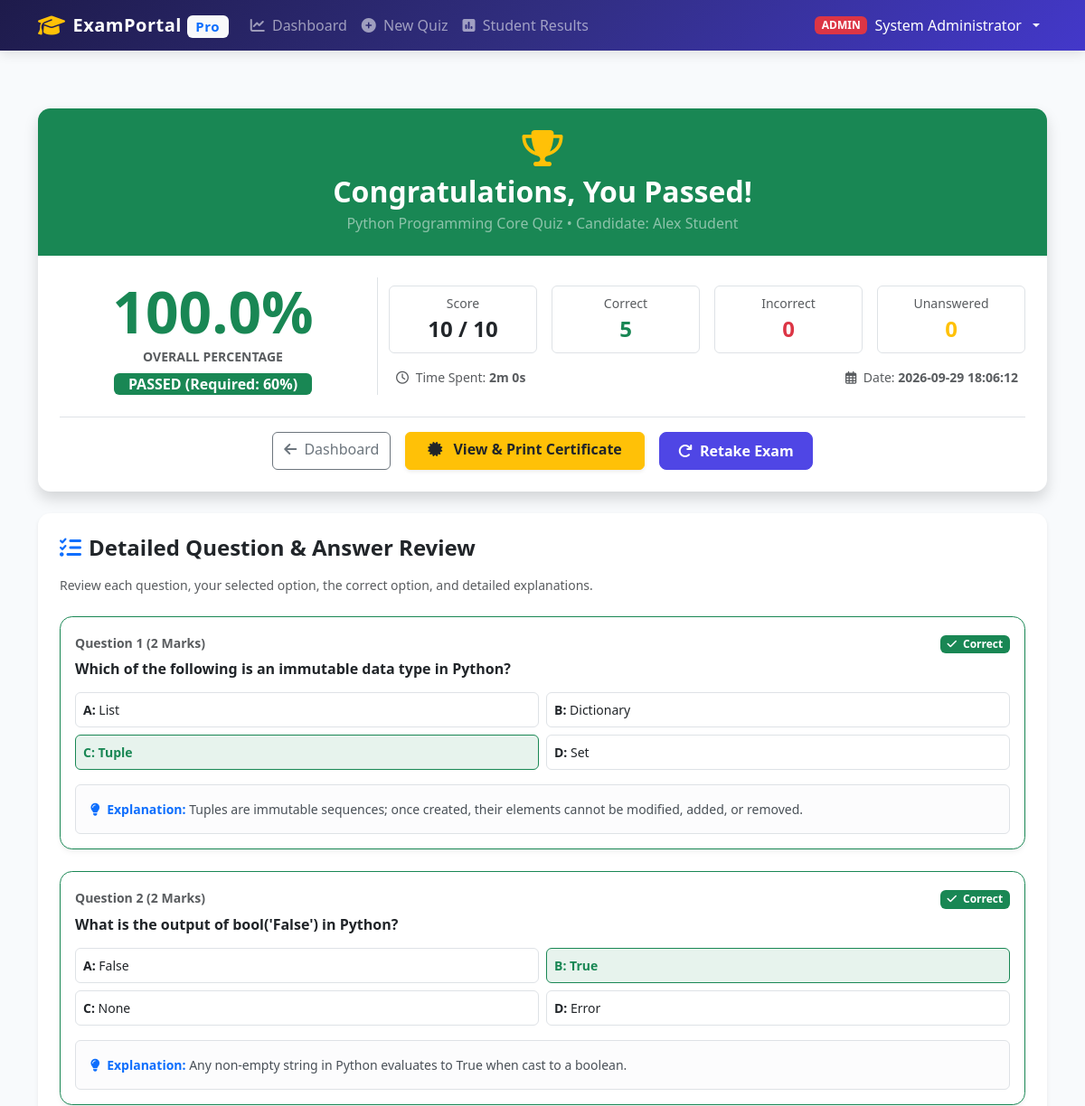
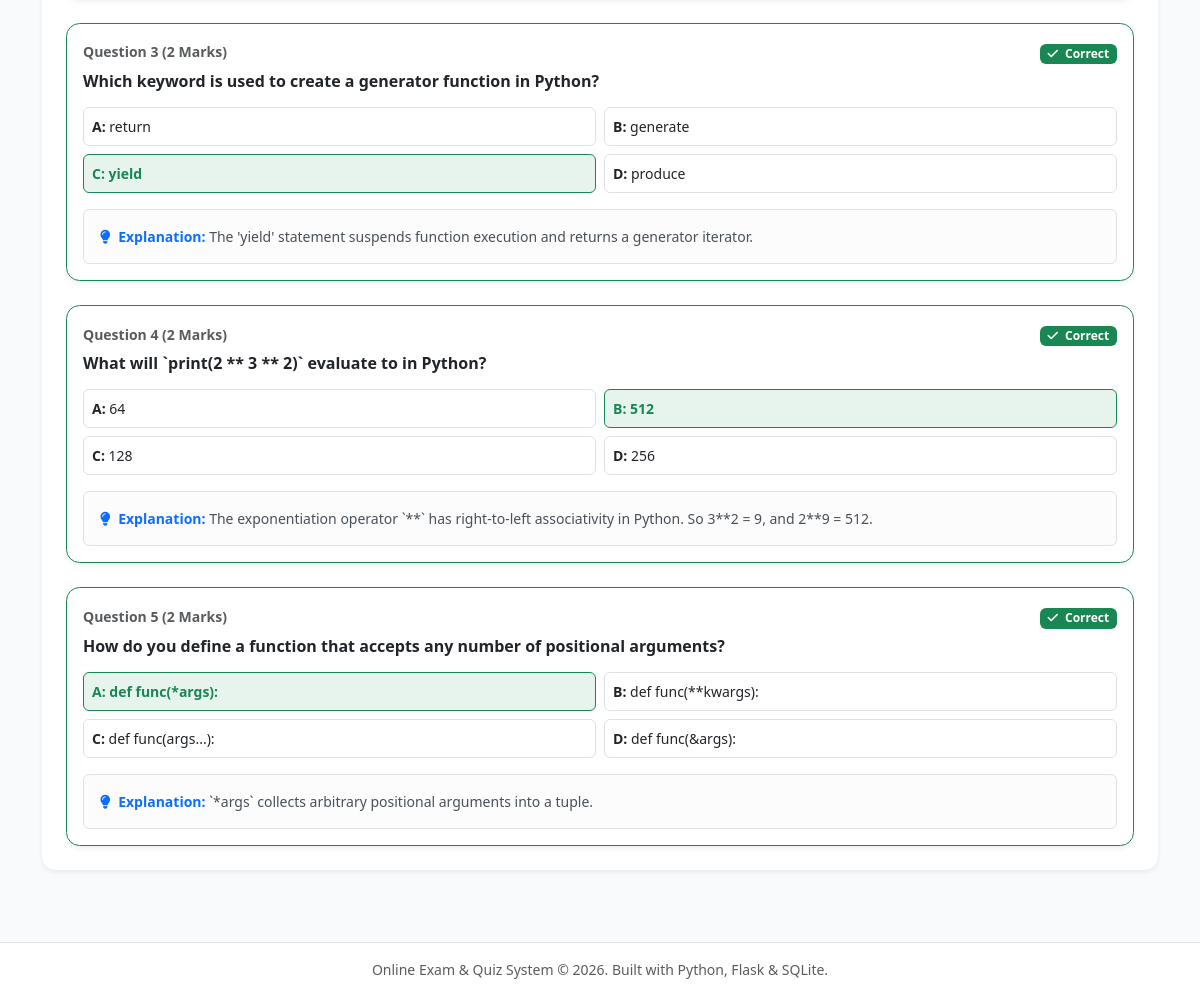
The page /exam/result/2 (signed in) on the database its author committed (2 pictures, top to bottom).
### tables this page shows
CREATE TABLE quizzes (
        id INTEGER PRIMARY KEY AUTOINCREMENT,
        title TEXT NOT NULL,
        description TEXT,
        category TEXT DEFAULT 'General',
        duration_minutes INTEGER NOT NULL DEFAULT 15,
        passing_percentage INTEGER NOT NULL DEFAULT 50,
        is_active INTEGER NOT NULL DEFAULT 1,
        created_by INTEGER,
        created_at TIMESTAMP DEFAULT CURRENT_TIMESTAMP,
        FOREIGN KEY (created_by) REFERENCES users(id) ON DELETE SET NULL
    );

CREATE TABLE users (
        id INTEGER PRIMARY KEY AUTOINCREMENT,
        username TEXT UNIQUE NOT NULL,
        email TEXT UNIQUE NOT NULL,
        password_hash TEXT NOT NULL,
        role TEXT NOT NULL DEFAULT 'student', -- 'admin' or 'student'
        full_name TEXT NOT NULL,
        created_at TIMESTAMP DEFAULT CURRENT_TIMESTAMP
    );

CREATE TABLE attempts (
        id INTEGER PRIMARY KEY AUTOINCREMENT,
        user_id INTEGER NOT NULL,
        quiz_id INTEGER NOT NULL,
        score INTEGER NOT NULL DEFAULT 0,
        total_marks INTEGER NOT NULL DEFAULT 0,
        percentage REAL NOT NULL DEFAULT 0.0,
        passed INTEGER NOT NULL DEFAULT 0, -- 1 for pass, 0 for fail
        time_spent_seconds INTEGER DEFAULT 0,
        answers_json TEXT, -- JSON record of user answers
        submitted_at TIMESTAMP DEFAULT CURRENT_TIMESTAMP,
        FOREIGN KEY (user_id) REFERENCES users(id) ON DELETE CASCADE,
        FOREIGN KEY (quiz_id) REFERENCES quizzes(id) ON DELETE CASCADE
    );

CREATE TABLE questions (
        id INTEGER PRIMARY KEY AUTOINCREMENT,
        quiz_id INTEGER NOT NULL,
        question_text TEXT NOT NULL,
        option_a TEXT NOT NULL,
        option_b TEXT NOT NULL,
        option_c TEXT NOT NULL,
        option_d TEXT NOT NULL,
        correct_option TEXT NOT NULL, -- 'A', 'B', 'C', or 'D'
        explanation TEXT,
        marks INTEGER NOT NULL DEFAULT 1,
        FOREIGN KEY (quiz_id) REFERENCES quizzes(id) ON DELETE CASCADE
    );

### app.py (the view)
@app.route('/exam/result/<int:attempt_id>')
@login_required
def exam_result(attempt_id):
    db = get_db()
    user_id = session['user_id']
    role = session.get('role')
    attempt = db.execute("""
        SELECT a.*, q.title as quiz_title, q.category, q.passing_percentage, u.full_name, u.email
        FROM attempts a
        JOIN quizzes q ON a.quiz_id = q.id
        JOIN users u ON a.user_id = u.id
        WHERE a.id = ?
    """, (attempt_id,)).fetchone()
    if not attempt:
        flash("Result not found.", "danger")
        return redirect(url_for('student_dashboard'))
    if role != 'admin' and attempt['user_id'] != user_id:
        flash("Access unauthorized for this exam result.", "danger")
        return redirect(url_for('student_dashboard'))
    questions = db.execute("SELECT * FROM questions WHERE quiz_id = ? ORDER BY id ASC", (attempt['quiz_id'],)).fetchall()
    user_answers = json.loads(attempt['answers_json']) if attempt['answers_json'] else {}
    correct_count = 0
    incorrect_count = 0
    unattempted_count = 0
    detailed_review = []
    for q in questions:
        user_ans = user_answers.get(str(q['id']))
        is_correct = (user_ans == q['correct_option'])
        is_skipped = (user_ans is None or user_ans == "")
        if is_skipped:
            unattempted_count += 1
            status = "skipped"
        elif is_correct:
            correct_count += 1
            status = "correct"
        else:
            incorrect_count += 1
            status = "wrong"
        detailed_review.append({
            'question': q,
            'user_choice': user_ans,
            'is_correct': is_correct,
            'is_skipped': is_skipped,
            'status': status
        })
    return render_template(
        'student/result.html',
        attempt=attempt,
        detailed_review=detailed_review,
        correct_count=correct_count,
        incorrect_count=incorrect_count,
        unattempted_count=unattempted_count,
        total_questions=len(questions)
    )

### app.py (called while the page is built)
def login_required(f):
    @wraps(f)
    def decorated_function(*args, **kwargs):
        if 'user_id' not in session:
            flash("Please log in to access this page.", "warning")
            return redirect(url_for('login'))
        return f(*args, **kwargs)
    return decorated_function

### database.py (called while the page is built)
def get_db():
    conn = sqlite3.connect(DB_PATH)
    conn.row_factory = sqlite3.Row
    conn.execute("PRAGMA foreign_keys = ON;")
    return conn

### templates/student/result.html (shortened to what this page needs)
{% extends "base.html" %}
{% block content %}
<div class="container py-4">
  <div class="card shadow border-0 overflow-hidden mb-4">
    <div class="p-4 text-center {% if attempt.passed %}bg-success{% else %}bg-danger{% endif %} text-white">
      <div class="mb-2">
        {% if attempt.passed %}
          <i class="fas fa-trophy fs-1 text-warning"></i>
        {% else %}
          <i class="fas fa-times-circle fs-1 text-white"></i>
        {% endif %}
      </div>
      <h2 class="fw-bold mb-1">
        {% if attempt.passed %}Congratulations, You Passed!{% else %}Assessment Completed{% endif %}
      </h2>
      <p class="mb-0 text-white-50">{{ attempt.quiz_title }} &bull; Candidate: {{ attempt.full_name }}</p>
    </div>
    <div class="card-body p-4">
      <div class="row g-4 text-center align-items-center">
        <div class="col-md-4 border-end">
          <div class="display-3 fw-bold {% if attempt.passed %}text-success{% else %}text-danger{% endif %} mb-0">
            {{ attempt.percentage }}%
          </div>
          <div class="text-muted small text-uppercase fw-semibold">Overall Percentage</div>
          <div class="mt-2">
            {% if attempt.passed %}
              <span class="badge bg-success fs-6 px-3 py-1">PASSED (Required: {{ attempt.passing_percentage }}%)</span>
            {% else %}
              <span class="badge bg-danger fs-6 px-3 py-1">FAILED (Required: {{ attempt.passing_percentage }}%)</span>
            {% endif %}
          </div>
        </div>
        <div class="col-md-8">
          <div class="row g-3">
            <div class="col-sm-3 col-6">
              <div class="p-2 border rounded">
                <div class="text-muted small">Score</div>
                <div class="fs-4 fw-bold text-dark">{{ attempt.score }} / {{ attempt.total_marks }}</div>
              </div>
            </div>
            <div class="col-sm-3 col-6">
              <div class="p-2 border rounded">
                <div class="text-muted small">Correct</div>
                <div class="fs-4 fw-bold text-success">{{ correct_count }}</div>
              </div>
            </div>
            <div class="col-sm-3 col-6">
              <div class="p-2 border rounded">
                <div class="text-muted small">Incorrect</div>
                <div class="fs-4 fw-bold text-danger">{{ incorrect_count }}</div>
              </div>
            </div>
            <div class="col-sm-3 col-6">
              <div class="p-2 border rounded">
                <div class="text-muted small">Unanswered</div>
                <div class="fs-4 fw-bold text-warning">{{ unattempted_count }}</div>
              </div>
            </div>
          </div>
          <div class="d-flex justify-content-between align-items-center mt-3 text-muted small px-2">
            <span><i class="far fa-clock me-1"></i> Time Spent: <strong>{{ attempt.time_spent_seconds // 60 }}m {{ attempt.time_spent_seconds % 60 }}s</strong></span>
            <span><i class="far fa-calendar-alt me-1"></i> Date: <strong>{{ attempt.submitted_at }}</strong></span>
          </div>
        </div>
      </div>
      <div class="d-flex justify-content-center gap-3 mt-4 pt-3 border-top flex-wrap">
        <a href="{{ url_for('student_dashboard') }}" class="btn btn-outline-secondary">
          <i class="fas fa-arrow-left me-1"></i> Dashboard
        </a>
        {% if attempt.passed %}
        <a href="{{ url_for('certificate', attempt_id=attempt.id) }}" target="_blank" class="btn btn-warning text-dark fw-bold px-4 shadow-sm">
          <i class="fas fa-certificate me-2"></i> View & Print Certificate
        </a>
        {% endif %}
        <a href="{{ url_for('exam_instructions', quiz_id=attempt.quiz_id) }}" class="btn btn-primary fw-semibold">
          <i class="fas fa-redo me-1"></i> Retake Exam
        </a>
      </div>
    </div>
  </div>
  <div class="card shadow-sm border-0 p-4 mb-4">
    <h4 class="fw-bold mb-3"><i class="fas fa-list-check text-primary me-2"></i>Detailed Question & Answer Review</h4>
    <p class="text-muted small mb-4">Review each question, your selected option, the correct option, and detailed explanations.</p>
    <div class="d-flex flex-column gap-4">
      {% for item in detailed_review %}
      {% set q = item.question %}
      <div class="card border {% if item.status == 'correct' %}border-success{% elif item.status == 'wrong' %}border-danger{% else %}border-warning{% endif %} p-3">
        <div class="d-flex justify-content-between align-items-center mb-2">
          <span class="fw-bold text-muted small">Question {{ loop.index }} ({{ q.marks }} Marks)</span>
          <div>
            {% if item.status == 'correct' %}
              <span class="badge bg-success"><i class="fas fa-check me-1"></i> Correct</span>
            {% elif item.status == 'wrong' %}
              <span class="badge bg-danger"><i class="fas fa-times me-1"></i> Incorrect</span>
            {% else %}
              <span class="badge bg-warning text-dark"><i class="fas fa-minus-circle me-1"></i> Skipped</span>
            {% endif %}
          </div>
        </div>
        <h6 class="fw-bold mb-3 text-dark">{{ q.question_text }}</h6>
        <div class="row g-2 mb-3">
          <div class="col-md-6">
            <div class="p-2 rounded small border {% if q.correct_option == 'A' %}bg-success bg-opacity-10 border-success fw-bold text-success{% elif item.user_choice == 'A' and not item.is_correct %}bg-danger bg-opacity-10 border-danger text-danger{% endif %}">
              <strong>A:</strong> {{ q.option_a }}
            </div>
          </div>
          <div class="col-md-6">
            <div class="p-2 rounded small border {% if q.correct_option == 'B' %}bg-success bg-opacity-10 border-success fw-bold text-success{% elif item.user_choice == 'B' and not item.is_correct %}bg-danger bg-opacity-10 border-danger text-danger{% endif %}">
              <strong>B:</strong> {{ q.option_b }}
            </div>
          </div>
          <div class="col-md-6">
            <div class="p-2 rounded small border {% if q.correct_option == 'C' %}bg-success bg-opacity-10 border-success fw-bold text-success{% elif item.user_choice == 'C' and not item.is_correct %}bg-danger bg-opacity-10 border-danger text-danger{% endif %}">
              <strong>C:</strong> {{ q.option_c }}
            </div>
          </div>
          <div class="col-md-6">
            <div class="p-2 rounded small border ">
              <strong>D:</strong> {{ q.option_d }}
            </div>
          </div>
        </div>
        {% if q.explanation %}
        <div class="alert alert-light border small mb-0">
          <strong class="text-primary"><i class="fas fa-lightbulb me-1"></i> Explanation:</strong>
          {{ q.explanation }}
        </div>
        {% endif %}
      </div>
      {% endfor %}
    </div>
  </div>
</div>
{% endblock %}

### static/css/style.css (style rules this page uses)
:root { --primary-color: #4f46e5; --primary-hover: #4338ca; --secondary-color: #06b6d4; --success-color: #10b981; --danger-color: #ef4444; --warning-color: #f59e0b; --dark-bg: #0f172a; --card-bg: #ffffff; --body-bg: #f8fafc; --text-main: #1e293b; --text-muted: #64748b; --border-color: #e2e8f0; }
body { font-family: 'Segoe UI', system-ui, -apple-system, BlinkMacSystemFont, Roboto, sans-serif; background-color: var(--body-bg); color: var(--text-main); min-height: 100vh; display: flex; flex-direction: column; }
.card { border: 1px solid var(--border-color); border-radius: 0.85rem; box-shadow: 0 4px 6px -1px rgba(0, 0, 0, 0.05), 0 2px 4px -2px rgba(0, 0, 0, 0.05); transition: transform 0.2s ease, box-shadow 0.2s ease; }
.btn-primary { background-color: var(--primary-color); border-color: var(--primary-color); font-weight: 500; border-radius: 0.5rem; padding: 0.5rem 1.25rem; }

### rows shown on the page
quizzes: quiz_title "Python Programming Core Quiz", passing_percentage "60"
users: full_name "Alex Student"
attempts: percentage "100.0", score "10", total_marks "10", time_spent_seconds "2", attempt.time_spent_seconds%60 "0", submitted_at "2026-09-29 18:06:12"
questions: marks "2", question_text "Which of the following is an immutable data type in Python?", option_a "List", option_b "Dictionary", option_c "Tuple", option_d "Set", explanation "Tuples are immutable sequences; once created, their elements cannot be modified, added, or removed."
questions: marks "2", question_text "What is the output of bool('False') in Python?", option_a "False", option_b "True", option_c "None", option_d "Error", explanation "Any non-empty string in Python evaluates to True when cast to a boolean."
questions: marks "2", question_text "Which keyword is used to create a generator function in Python?", option_a "return", option_b "generate", option_c "yield", option_d "produce", explanation "The 'yield' statement suspends function execution and returns a generator iterator."
questions: marks "2", question_text "What will `print(2 ** 3 ** 2)` evaluate to in Python?", option_a "64", option_b "512", option_c "128", option_d "256", explanation "The exponentiation operator `**` has right-to-left associativity in Python. So 3**2 = 9, and 2**9 = 512."
questions: marks "2", question_text "How do you define a function that accepts any number of positional arguments?", option_a "def func(*args):", option_b "def func(**kwargs):", option_c "def func(args...):", option_d "def func(&args):", explanation "`*args` collects arbitrary positional arguments into a tuple."

### other values the page prints
{{ session.get('role') }} "ADMIN"
{{ session.get('full_name') }} "System Administrator"
{{ correct_count }} "5"
{{ incorrect_count }} "0"
{{ unattempted_count }} "0"
